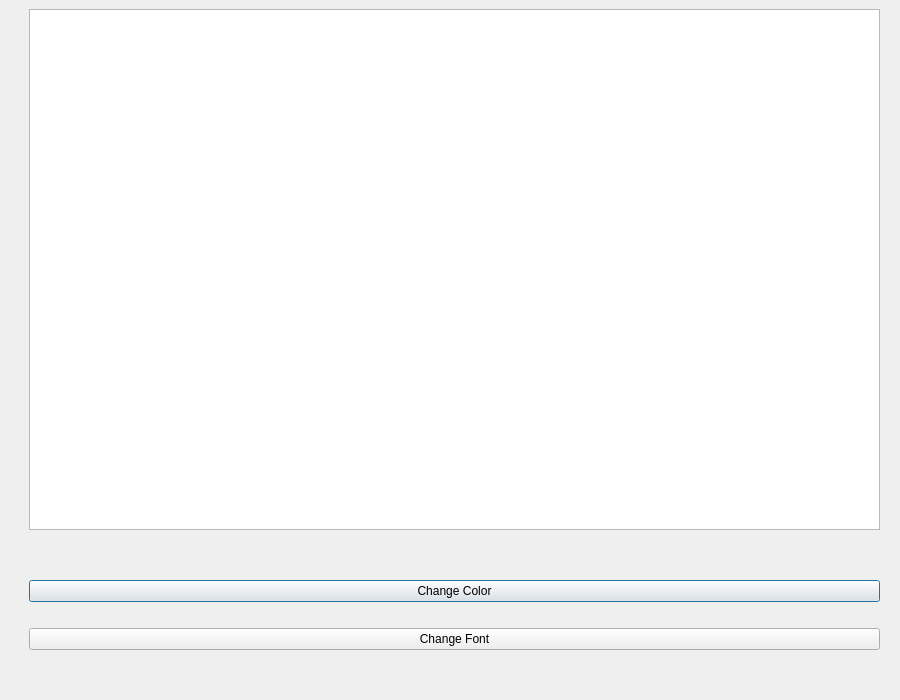
<?xml version="1.0" encoding="UTF-8"?>
<ui version="4.0">
 <class>Dialog</class>
 <widget class="QDialog" name="Dialog">
  <property name="geometry">
   <rect>
    <x>0</x>
    <y>0</y>
    <width>900</width>
    <height>700</height>
   </rect>
  </property>
  <property name="windowTitle">
   <string>Dialog</string>
  </property>
  <widget class="QWidget" name="horizontalLayoutWidget">
   <property name="geometry">
    <rect>
     <x>29</x>
     <y>9</y>
     <width>851</width>
     <height>521</height>
    </rect>
   </property>
   <layout class="QHBoxLayout" name="horizontalLayout">
    <item>
     <widget class="QTextEdit" name="textEdit">
      <property name="html">
       <string>&lt;!DOCTYPE HTML PUBLIC &quot;-//W3C//DTD HTML 4.0//EN&quot; &quot;http://www.w3.org/TR/REC-html40/strict.dtd&quot;&gt;
&lt;html&gt;&lt;head&gt;&lt;meta name=&quot;qrichtext&quot; content=&quot;1&quot; /&gt;&lt;style type=&quot;text/css&quot;&gt;
p, li { white-space: pre-wrap; }
&lt;/style&gt;&lt;/head&gt;&lt;body style=&quot; font-family:'MS Shell Dlg 2'; font-size:8.25pt; font-weight:400; font-style:normal;&quot;&gt;
&lt;p style=&quot;-qt-paragraph-type:empty; margin-top:12px; margin-bottom:12px; margin-left:0px; margin-right:0px; -qt-block-indent:0; text-indent:0px;&quot;&gt;&lt;br /&gt;&lt;/p&gt;&lt;/body&gt;&lt;/html&gt;</string>
      </property>
     </widget>
    </item>
   </layout>
  </widget>
  <widget class="QWidget" name="verticalLayoutWidget">
   <property name="geometry">
    <rect>
     <x>29</x>
     <y>560</y>
     <width>851</width>
     <height>111</height>
    </rect>
   </property>
   <layout class="QVBoxLayout" name="verticalLayout">
    <item>
     <widget class="QPushButton" name="colorButton">
      <property name="text">
       <string>Change Color</string>
      </property>
     </widget>
    </item>
    <item>
     <widget class="QPushButton" name="fontButton">
      <property name="text">
       <string>Change Font</string>
      </property>
     </widget>
    </item>
   </layout>
  </widget>
 </widget>
 <resources/>
 <connections/>
</ui>
